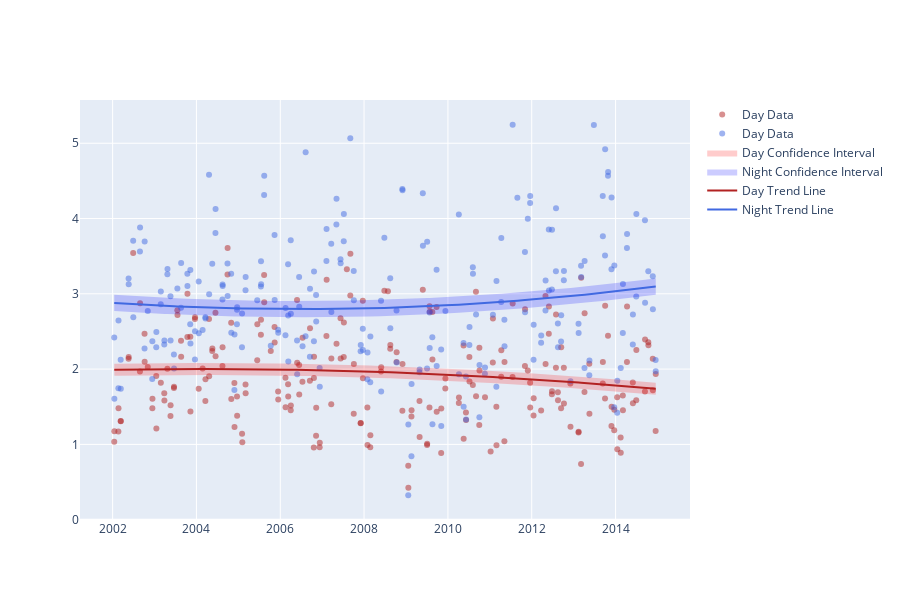

The code cell stored with this chart in its notebook:
### Code cell
day_data = day_data.sel(time=slice(time_start, time_end))
night_data = night_data.sel(time=slice(time_start, time_end))
plot_trend(day_data, night_data, poly_order=2).show()

### Figure 1 — Plotly figure (JSON) as saved in the notebook; plotly's stock layout.template omitted (floating-point values rounded to 4 significant figures; data arrays with more than 128 entries replaced by an {"elided": "..."} marker saying what was removed)
{"data": [{"marker": {"color": "firebrick", "opacity": 0.5}, "mode": "markers", "name": "Day Data", "type": "scatter", "x": {"elided": "231 str values"}, "y": {"elided": "231 float values"}}, {"marker": {"color": "royalblue", "opacity": 0.5}, "mode": "markers", "name": "Day Data", "type": "scatter", "x": {"elided": "232 str values"}, "y": {"elided": "232 float values"}}, {"fill": "toself", "fillcolor": "rgba(255, 0, 0, 0.2)", "line": {"color": "rgba(0, 0, 0, 0)"}, "name": "Day Confidence Interval", "type": "scatter", "x": {"elided": "462 str values"}, "y": {"elided": "462 float values"}}, {"fill": "toself", "fillcolor": "rgba(0, 0, 255, 0.2)", "line": {"color": "rgba(0, 0, 0, 0)"}, "name": "Night Confidence Interval", "type": "scatter", "x": {"elided": "464 str values"}, "y": {"elided": "464 float values"}}, {"line": {"color": "firebrick"}, "mode": "lines", "name": "Day Trend Line", "type": "scatter", "x": {"elided": "231 str values"}, "y": {"elided": "231 float values"}}, {"line": {"color": "royalblue"}, "mode": "lines", "name": "Night Trend Line", "type": "scatter", "x": {"elided": "232 str values"}, "y": {"elided": "232 float values"}}], "layout": {"height": 600}}
